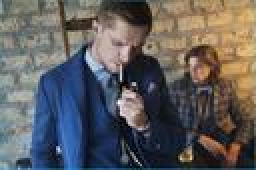
#> input picture pytorch-CycleGAN-and-pix2pix/datasets/smoking/testA/000025.jpg, 128 x 85 px, given in place of ., which was not available (shown 2 times larger)
$ python -i cv_score.py   (imports and definitions only)
#> lines starting #> are read from the running program, lines starting #| are printed output that depends on the picture; after the words box and inside, x2 and y2 are one past the last pixel; in counts of white or black regions, pixels touching at a corner belong together; pictures that were not available may be replaced by others from this repository, and a replacement may not be noted

import cv2 as cv
import numpy as np
import matplotlib.pyplot as plt
import os
import math


def process_image(img_rgb, thresh_low=50, thresh_high=250, eps=0.005, **kwargs):
#> called with thresh_low = 50, thresh_high = 250, eps = 0.005
  img_out = img_rgb.copy()
  img_gray = cv.cvtColor(img_rgb, cv.COLOR_RGB2GRAY)
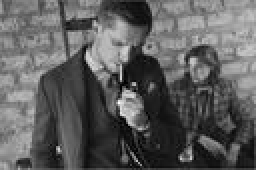
#> img_gray: shape (85, 128) (shown 2 times larger); min 0, max 253, mean 93.4
  thresh = np.logical_and(thresh_high > img_gray, img_gray > thresh_low)
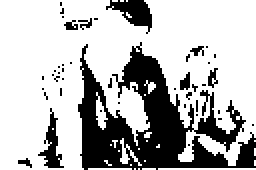
#> thresh: shape (85, 128) bool (shown 2 times larger); 72.1% white; 44 black regions (37 under 20 px)
  thresh = thresh.astype(np.uint8)
  contours, hierarchy = cv.findContours(
    thresh, cv.RETR_TREE, cv.CHAIN_APPROX_SIMPLE)
#> contours = 89 contours, 77 with area under 20; largest, box (x1, y1, x2, y2) and area: (0, 0, 128, 85) 7844, (96, 45, 124, 77) 297, (18, 55, 33, 85) 182, (89, 35, 96, 46) 42, (48, 46, 54, 65) 40
  keys = sorted([(-cv.contourArea(v), i) for i, v in enumerate(contours)])
#> keys = 89 pairs, first value -7843.5 to 0, second value 0 to 88

  idx = 0
  contour_idx = keys[idx][1]
#> contour_idx = 27
  contour = contours[contour_idx]
#> contour = contour of 289 points, box (x1, y1, x2, y2) (0, 0, 128, 85), area 7844

  epsilon = eps * cv.arcLength(contour, True)
#> epsilon = 4.12
  approx = cv.approxPolyDP(contour, epsilon, True)
#> approx = contour of 26 points, box (x1, y1, x2, y2) (0, 0, 128, 85), area 8002
  hull_idx = cv.convexHull(contour, returnPoints=False)
#> hull_idx = [258, 257, 239, 2, 1, 0]
  hull = cv.convexHull(contour, False)
#> hull = [[127, 0], [127, 68], [117, 82], [41, 84], [0, 84], [0, 0]]
  hull_idx[::-1].sort(axis=0)
  defects = cv.convexityDefects(contour, hull_idx)
#> defects = [[258, 0, 268, 4096], [2, 239, 31, 16109], [239, 257, 247, 1428]]

  ppt = []
  if defects is not None:
    for i in range(len(defects)):
      s, e, f, d = defects[i, 0]
      far = contour[f][0]
      cv.circle(img_out, far, 5, [0, 0, 255], -1)
      ppt.append(cv.pointPolygonTest(
        hull, (float(far[0]), float(far[1])), True))
#> this loop made 3 passes
#> (s, e, f, d, far) on passes 1 to 3: (258, 0, 268, 4096, [74, 16]), (2, 239, 31, 16109, [43, 21]), (239, 257, 247, 1428, [118, 71])
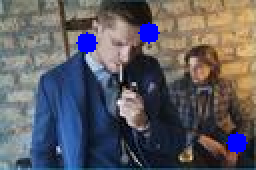
#> img_out: shape (85, 128, 3) (shown 2 times larger); mean R, G, B 92.2, 90.8, 97.7
#> after the loop, ppt = [16, 21, 5.58]

  cv.drawContours(img_out, contours, contour_idx, (255, 0, 0), 2)
  cv.drawContours(img_out, [approx], -1, (0, 255, 0), 2)
  # cv.drawContours(img_out,[box],-1,(0,0,255), 2)
  cv.drawContours(img_out, [hull], -1, (0, 255, 255), 2)
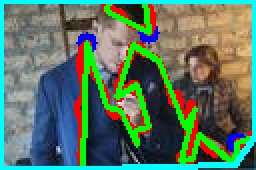
#> img_out: shape (85, 128, 3) (shown 2 times larger); mean R, G, B 89, 118.3, 97.2

  average_defect = 0 if not ppt else np.mean(ppt)
#> average_defect = 14.19

  return average_defect, img_out, thresh


def convexity_score(image_paths, modifiers=dict()):
  defect_scores = []
  annotated_imgs = []
  masks = []
  for i, img_path in enumerate(image_paths):
    rgb_img = cv.cvtColor(
      cv.imread(img_path), cv.COLOR_BGR2RGB)
    modifier = modifiers.get(i, {})
    d, i, t = process_image(rgb_img, **modifier)
#> d = 14.19
#> pass 3 of the loop in convexity_score, `for i, img_path in enumerate(image_paths):`:
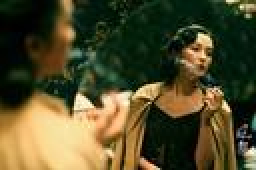
#> input picture pytorch-CycleGAN-and-pix2pix/datasets/smoking/testA/000068.jpg, 128 x 85 px, given in place of , which was not available (shown 2 times larger)
#> in process_image (call 3), `thresh = np.logical_and(thresh_high > img_gray, img_gray > thresh_low)`:
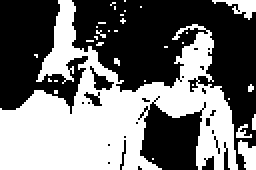
#> thresh: shape (85, 128) bool (shown 2 times larger); 45.5% white; 33 white regions (29 under 20 px)
#> contours = 67 contours, 61 with area under 20; largest, box (x1, y1, x2, y2) and area: (0, 0, 119, 85) 4452, (44, 32, 58, 46) 76, (119, 70, 128, 85) 72, (106, 0, 128, 10) 65, (41, 45, 52, 54) 40, (93, 38, 100, 47) 28
#> keys = 67 pairs, first value -4452 to 0, second value 0 to 66
#> contour_idx = 32
#> contour = contour of 354 points, box (x1, y1, x2, y2) (0, 0, 119, 85), area 4452
#> epsilon = 4.11
#> approx = contour of 39 points, box (x1, y1, x2, y2) (0, 0, 119, 85), area 4512
#> hull_idx = [353, 236, 234, 232, 231, 182, 180, 176, 175, 90, 89, 0]
#> hull = contour of 12 points, box (x1, y1, x2, y2) (0, 0, 119, 85), area 8098
#> defects = [[0, 89, 70, 8361], [90, 175, 130, 8704], [176, 180, 179, 306], [180, 182, 181, 217], [182, 231, 201, 3325], [232, 234, 233, 142], [234, 236, 235, 162], [236, 353, 306, 10371]]
#> the loop in process_image (call 3), `for i in range(len(defects)):` made 8 passes
#> (s, e, f, d, far) on passes 1 to 8: (0, 89, 70, 8361, [36, 56]), (90, 175, 130, 8704, [76, 50]), (176, 180, 179, 306, [116, 74]), (180, 182, 181, 217, [115, 61]), (182, 231, 201, 3325, [98, 41]), (232, 234, 233, 142, [103, 15]), (234, 236, 235, 162, [99, 13]), (236, 353, 306, 10371, [60, 46])
#> after the loop in process_image (call 3), `for i in range(len(defects)):`: ppt = [28, 34, 1.19, 0.849, 12.99, 0.555, 0.632, 38]
#> in process_image (call 3), `cv.drawContours(img_out, [hull], -1, (0, 255, 255), 2)`:
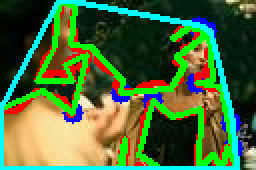
#> img_out: shape (85, 128, 3) (shown 2 times larger); mean R, G, B 72.1, 108.5, 57.2
#> average_defect = 14.53
#> the loop made 5 passes; the first 3 are shown
    defect_scores.append(d)
    annotated_imgs.append(i)
    masks.append(t)
  return defect_scores, annotated_imgs, masks

#> (the run stopped early here; a loop or call above may not have finished)
